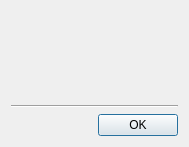
<?xml version="1.0" encoding="UTF-8"?>
<ui version="4.0">
 <class>tt3::gui::ManageUsersDialog</class>
 <widget class="QDialog" name="tt3::gui::ManageUsersDialog">
  <property name="geometry">
   <rect>
    <x>0</x>
    <y>0</y>
    <width>189</width>
    <height>147</height>
   </rect>
  </property>
  <property name="windowTitle">
   <string>Manage users</string>
  </property>
  <property name="windowIcon">
   <iconset resource="tt3-gui.qrc">
    <normaloff>:/tt3-gui/Resources/Images/Actions/ManageUsersLarge.png</normaloff>:/tt3-gui/Resources/Images/Actions/ManageUsersLarge.png</iconset>
  </property>
  <property name="modal">
   <bool>true</bool>
  </property>
  <layout class="QGridLayout" name="gridLayout">
   <item row="0" column="0">
    <widget class="QWidget" name="managerPanel" native="true"/>
   </item>
   <item row="1" column="0">
    <widget class="Line" name="line">
     <property name="orientation">
      <enum>Qt::Orientation::Horizontal</enum>
     </property>
    </widget>
   </item>
   <item row="2" column="0">
    <widget class="QDialogButtonBox" name="buttonBox">
     <property name="orientation">
      <enum>Qt::Orientation::Horizontal</enum>
     </property>
     <property name="standardButtons">
      <set>QDialogButtonBox::StandardButton::Ok</set>
     </property>
    </widget>
   </item>
  </layout>
 </widget>
 <resources>
  <include location="tt3-gui.qrc"/>
 </resources>
 <connections>
  <connection>
   <sender>buttonBox</sender>
   <signal>accepted()</signal>
   <receiver>tt3::gui::ManageUsersDialog</receiver>
   <slot>accept()</slot>
   <hints>
    <hint type="sourcelabel">
     <x>248</x>
     <y>254</y>
    </hint>
    <hint type="destinationlabel">
     <x>157</x>
     <y>274</y>
    </hint>
   </hints>
  </connection>
  <connection>
   <sender>buttonBox</sender>
   <signal>rejected()</signal>
   <receiver>tt3::gui::ManageUsersDialog</receiver>
   <slot>reject()</slot>
   <hints>
    <hint type="sourcelabel">
     <x>316</x>
     <y>260</y>
    </hint>
    <hint type="destinationlabel">
     <x>286</x>
     <y>274</y>
    </hint>
   </hints>
  </connection>
 </connections>
</ui>
